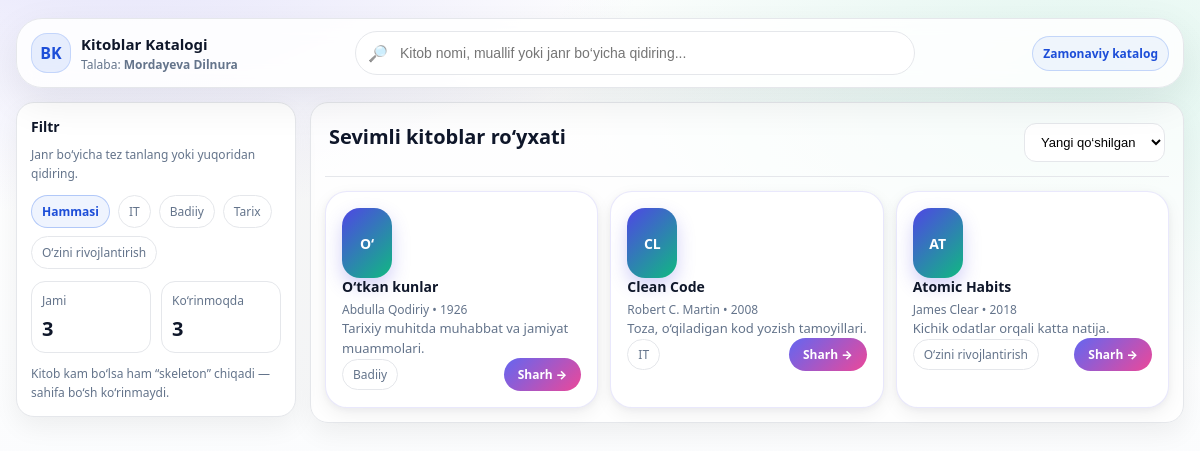
The page / on the database its author committed.
### katalog/models.py (models this page shows, shortened)
class Book(models.Model):
    title = models.CharField(max_length=200)
    author = models.CharField(max_length=150, blank=True)
    year = models.PositiveIntegerField(null=True, blank=True)
    genre = models.CharField(max_length=80, blank=True)
    short_desc = models.TextField(help_text="Katalog kartochkasida ko‘rinadi")
    full_desc = models.TextField(help_text="Sharh sahifasida batafsil chiqadi")
    slug = models.SlugField(unique=True)
    pdf_file = models.FileField(upload_to="books/pdfs/", null=True, blank=True)
    created_at = models.DateTimeField(auto_now_add=True)

### katalog/views.py (the view)
# urls.py: path('', views.home, name='home'),
def home(request):
    books = Book.objects.order_by("-created_at")
    return render(request, "katalog/home.html", {
        "student_fullname": "Mordayeva Dilnura",
        "books": books
    })

### katalog/templates/katalog/home.html (shortened to what this page needs)
<!doctype html>
<html lang="uz">
<head>
</head>
<body>
  <div class="container">
    <div class="topbar">
      <div class="brand">
        <div class="logo">BK</div>
        <div>
          <h2>Kitoblar Katalogi</h2>
          <p>Talaba: <b>{{ student_fullname }}</b></p>
        </div>
      </div>
      <div class="search">
        <span style="opacity:.65">🔎</span>
        <input id="q" type="text" placeholder="Kitob nomi, muallif yoki janr bo‘yicha qidiring..." />
      </div>
      <div class="pill">Zamonaviy katalog</div>
    </div>
    <div class="layout">
      <aside class="panel">
        <h3>Filtr</h3>
        <p class="small">Janr bo‘yicha tez tanlang yoki yuqoridan qidiring.</p>
        <div class="chips" id="chips">
          <span class="chip active" data-genre="all">Hammasi</span>
          <span class="chip" data-genre="IT">IT</span>
          <span class="chip" data-genre="Badiiy">Badiiy</span>
          <span class="chip" data-genre="Tarix">Tarix</span>
          <span class="chip" data-genre="O‘zini rivojlantirish">O‘zini rivojlantirish</span>
        </div>
        <div class="stats">
          <div class="stat">
            <p class="k">Jami</p>
            <p class="v">{{ books|length }}</p>
          </div>
          <div class="stat">
            <p class="k">Ko‘rinmoqda</p>
            <p class="v" id="count">{{ books|length }}</p>
          </div>
        </div>
        <p class="small" style="margin-top:12px;">
          Kitob kam bo‘lsa ham “skeleton” chiqadi — sahifa bo‘sh ko‘rinmaydi.
        </p>
      </aside>
      <main class="main">
        <div class="head">
          <div>
            <h1>Sevimli kitoblar ro‘yxati</h1>
          </div>
          <select class="sort" id="sort">
            <option value="new">Yangi qo‘shilgan</option>
          </select>
        </div>
        <div class="grid" id="grid">
          {% if books|length == 0 %}
            {% for i in "123456" %}
            <div class="skeleton">
              <div class="sk-line big" style="width:70%"></div>
              <div class="sk-line" style="width:45%"></div>
              <div class="sk-line" style="width:100%"></div>
              <div class="sk-line" style="width:92%"></div>
            </div>
            {% endfor %}
            <div class="empty">
              Hozircha kitob yo‘q. Admin paneldan kamida 5 ta kitob qo‘shing 🙂<br/>
              <span style="opacity:.85">/admin/ → Books → Add</span>
            </div>
          {% else %}
            {% for b in books %}
            <div class="card item"
                 data-genre="{{ b.genre|default:'' }}"
                 data-text="{{ b.title|lower }} {{ b.author|default:''|lower }} {{ b.genre|default:''|lower }} {{ b.short_desc|lower }}">
              <div class="top">
                <div class="cover">{{ b.title|slice:":2"|upper }}</div>
                <div>
                  <h3 class="title">{{ b.title }}</h3>
                  <div class="meta2">
                    {% if b.author %}{{ b.author }}{% endif %}
                    {% if b.year %} • {{ b.year }}{% endif %}
                  </div>
                </div>
              </div>
              <p class="desc">{{ b.short_desc }}</p>
              <div class="row">
                {% if b.genre %}<span class="tag">{{ b.genre }}</span>{% endif %}
               <a class="btn" href="{% url 'book_detail' b.slug %}">Sharh →</a>
              </div>
            </div>
            {% endfor %}
          {% endif %}
        </div>
      </main>
    </div>
  </div>
</body>
</html>

### katalog/templates/katalog/home.html (style rules this page uses)
:root { --bg:#f6f7fb; --card:#ffffff; --text:#0f172a; --muted:#64748b; --border:#e5e7eb; --shadow: 0 14px 40px rgba(2, 6, 23, .08); --radius:18px; --accent:#2563eb; }
* { box-sizing:border-box }
body { margin:0; font-family: ui-sans-serif, system-ui, -apple-system, Segoe UI, Roboto; color:#0f172a; background: radial-gradient(900px 500px at 10% -10%, rgba(79,70,229,.15), transparent 60%), radial-gradient(900px 500px at 90% 10%, rgba(16,185,129,.12), transparent 60%), linear-gradient(180deg,#ffffff,#f8fafc); min-height:100vh; }
.container { max-width:1200px;margin:0 auto;padding:18px 16px 70px }
.topbar { display:flex;gap:12px;align-items:center;justify-content:space-between;flex-wrap:wrap; border:1px solid var(--border); background: rgba(255,255,255,.85); backdrop-filter: blur(10px); border-radius: calc(var(--radius) + 8px); box-shadow: var(--shadow); padding:12px 14px; position:sticky;top:12px;z-index:10; }
.brand { display:flex;align-items:center;gap:10px }
.logo { width:40px;height:40px;border-radius:16px; background: rgba(37,99,235,.10); border:1px solid rgba(37,99,235,.18); display:flex;align-items:center;justify-content:center; font-weight:900;color:#1d4ed8; }
.brand h2 { margin:0;font-size:15px }
.brand p { margin:2px 0 0;color:var(--muted);font-size:12px }
.search { flex:1;min-width:260px;max-width:560px; display:flex;gap:10px;align-items:center; border:1px solid var(--border); background:#fff;border-radius:999px; padding:10px 12px; }
.search input { border:none;outline:none;flex:1;font-size:14px }
.pill { font-size:12px;font-weight:700; padding:8px 10px;border-radius:999px; border:1px solid rgba(37,99,235,.22); background: rgba(37,99,235,.06); color:#1d4ed8; white-space:nowrap; }
.layout { margin-top:14px; display:grid; grid-template-columns: 280px 1fr; gap:14px; align-items:start; }
.panel { border:1px solid var(--border); background: var(--card); border-radius: var(--radius); box-shadow: 0 10px 26px rgba(2,6,23,.06); padding:14px; position:sticky; top:86px; }
.panel h3 { margin:0 0 10px;font-size:14px }
.small { margin:0;color:var(--muted);font-size:12px;line-height:1.55 }
.chips { margin-top:12px;display:flex;gap:8px;flex-wrap:wrap }
.chip { font-size:12px;padding:7px 10px;border-radius:999px; border:1px solid var(--border); background:#fff;color:var(--muted); cursor:pointer; user-select:none; }
.chip.active { border-color: rgba(37,99,235,.30); background: rgba(37,99,235,.07); color:#1d4ed8; font-weight:700 }
.stats { margin-top:12px; display:grid; grid-template-columns: 1fr 1fr; gap:10px; }
.stat { border:1px solid var(--border); border-radius: 14px; padding:10px; background:#fff; }
.stat .k { margin:0;color:var(--muted);font-size:12px }
.stat .v { margin:6px 0 0;font-size:20px;font-weight:900 }
.main { border:1px solid var(--border); background: rgba(255,255,255,.70); border-radius: var(--radius); box-shadow: 0 10px 26px rgba(2,6,23,.06); padding:14px; }
.head { display:flex;align-items:flex-start;justify-content:space-between;gap:12px;flex-wrap:wrap; padding:6px 4px 14px; border-bottom:1px solid var(--border); margin-bottom:14px; }
.head h1 { margin:0;font-size:20px }
.sort { border:1px solid var(--border); background:#fff;border-radius:12px; padding:10px 12px; font-size:13px; }
.grid { display:grid; grid-template-columns: repeat(12, 1fr); gap:12px; }
.card { grid-column: span 4; background:#ffffff; border:1px solid rgba(79,70,229,.12); border-radius:22px; padding:16px; box-shadow: 0 6px 18px rgba(15,23,42,.06), 0 2px 6px rgba(15,23,42,.04); transition: all .25s ease; }
.cover { width:50px; height:70px; border-radius:18px; background: linear-gradient(135deg,#4f46e5,#10b981); color:white; display:flex; align-items:center; justify-content:center; font-weight:900; font-size:14px; box-shadow: 0 8px 18px rgba(79,70,229,.25); }
.title { margin:0;font-size:14px;line-height:1.35 }
.meta2 { margin:4px 0 0;color:var(--muted);font-size:12px }
.desc { margin:0;color:var(--muted);font-size:13px;line-height:1.55 }
.row { margin-top:auto; display:flex;gap:8px;flex-wrap:wrap;align-items:center; }
.tag { font-size:12px;padding:6px 10px;border-radius:999px; border:1px solid var(--border); color:var(--muted); background:#fff; }
.btn { margin-left:auto; text-decoration:none; font-size:12px; font-weight:800; padding:8px 14px; border-radius:999px; background: linear-gradient(135deg,#6366f1,#ec4899); color:white; border:none; transition:.2s ease; }

### rows shown on the page
Book: title "O‘", title "O‘tkan kunlar", author "Abdulla Qodiriy", year "1926", short_desc "Tarixiy muhitda muhabbat va jamiyat muammolari.", genre "Badiiy"
Book: title "CL", title "Clean Code", author "Robert C. Martin", year "2008", short_desc "Toza, o‘qiladigan kod yozish tamoyillari.", genre "IT"
Book: title "AT", title "Atomic Habits", author "James Clear", year "2018", short_desc "Kichik odatlar orqali katta natija.", genre "O‘zini rivojlantirish"

### other values the page prints
{{ student_fullname }} "Mordayeva Dilnura"
{{ books|length }} "3"
